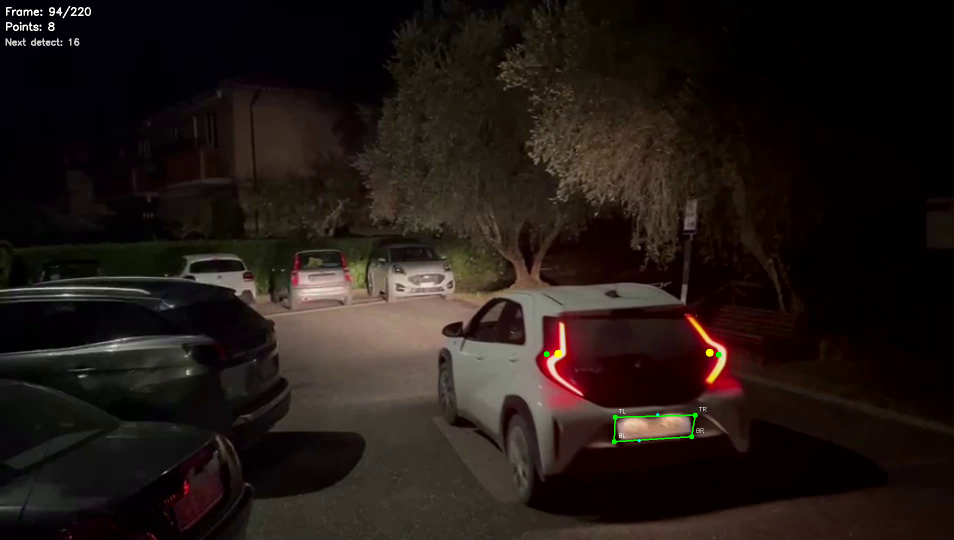
#> input picture frame 13 of data/videos/input/1_tracked.mp4, 1908 x 1080 px, given in place of video1.mp4, which was not available (shown at 1/2 size)
$ jupyter execute --allow-errors 02_tune_parameters_fixed.ipynb   (shell and % lines are left out)   (text cells are left out)
#> lines starting #> are read from the running program, lines starting #| are printed output that depends on the picture
[cell 1]
import sys
sys.path.insert(0, '..')

import cv2
import numpy as np
import matplotlib.pyplot as plt
from ipywidgets import interact, IntSlider
from pathlib import Path

[cell 2]
VIDEO_PATH = '../data/videos/input/video1.mp4'

cap = cv2.VideoCapture(VIDEO_PATH)
ret, frame = cap.read()
#> frame is the input picture: shape (1080, 1908, 3); mean B, G, R 20.8, 24.5, 33.2
cap.release()

if ret:
    print(f"Frame caricato: {frame.shape}")
#| Frame caricato: (1080, 1908, 3)
    hsv_frame = cv2.cvtColor(frame, cv2.COLOR_BGR2HSV)
#> hsv_frame: shape (1080, 1908, 3); mean H, S, V 39.3, 145.7, 34
else:
    print("Errore caricamento")

[cell 3]
fig, axes = plt.subplots(2, 2, figsize=(14, 10))

axes[0, 0].imshow(cv2.cvtColor(frame, cv2.COLOR_BGR2RGB))
axes[0, 0].set_title('Originale (RGB)')
axes[0, 0].axis('off')

axes[0, 1].imshow(hsv_frame[:,:,0], cmap='hsv')
axes[0, 1].set_title('Hue (H)')
axes[0, 1].axis('off')

axes[1, 0].imshow(hsv_frame[:,:,1], cmap='gray')
axes[1, 0].set_title('Saturation (S)')
axes[1, 0].axis('off')

axes[1, 1].imshow(hsv_frame[:,:,2], cmap='gray')
axes[1, 1].set_title('Value (V)')
axes[1, 1].axis('off')

plt.tight_layout()
plt.show()
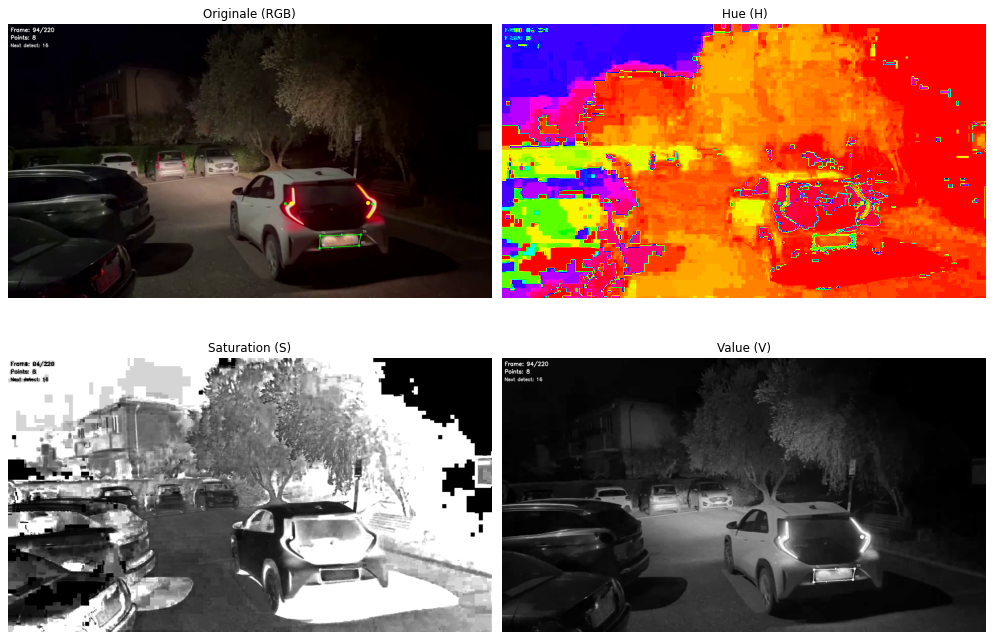
#> figure drawn by matplotlib, 4 panels

print("\nStatistiche HSV:")
print(f"  H range: [{hsv_frame[:,:,0].min()}, {hsv_frame[:,:,0].max()}]")
#|   H range: [0, 179]
print(f"  S range: [{hsv_frame[:,:,1].min()}, {hsv_frame[:,:,1].max()}]")
#|   S range: [0, 255]
print(f"  V range: [{hsv_frame[:,:,2].min()}, {hsv_frame[:,:,2].max()}]")
#|   V range: [0, 255]


$ run again, starting later in the video
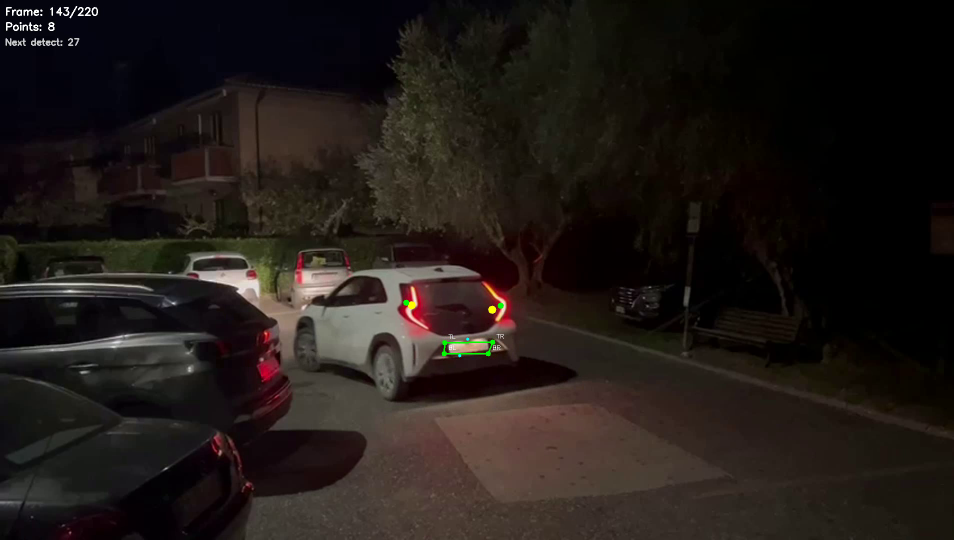
#> input picture frame 62 of data/videos/input/1_tracked.mp4, 1908 x 1080 px, given in place of video1.mp4, which was not available (shown at 1/2 size)
#> frame is the input picture: shape (1080, 1908, 3); mean B, G, R 23, 26.4, 33
#| Frame caricato: (1080, 1908, 3)
#> hsv_frame: shape (1080, 1908, 3); mean H, S, V 42.4, 115.6, 34.1
#> `plt.show()`:
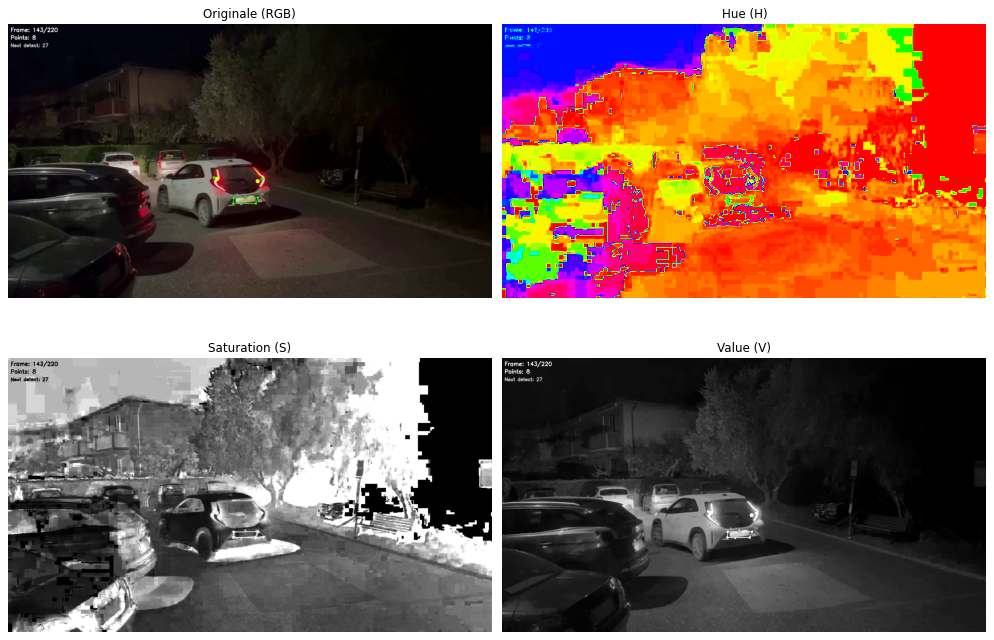
#> figure drawn by matplotlib, 4 panels
#|   H range: [0, 179]
#|   S range: [0, 255]
#|   V range: [0, 255]

$ run again, starting later in the video
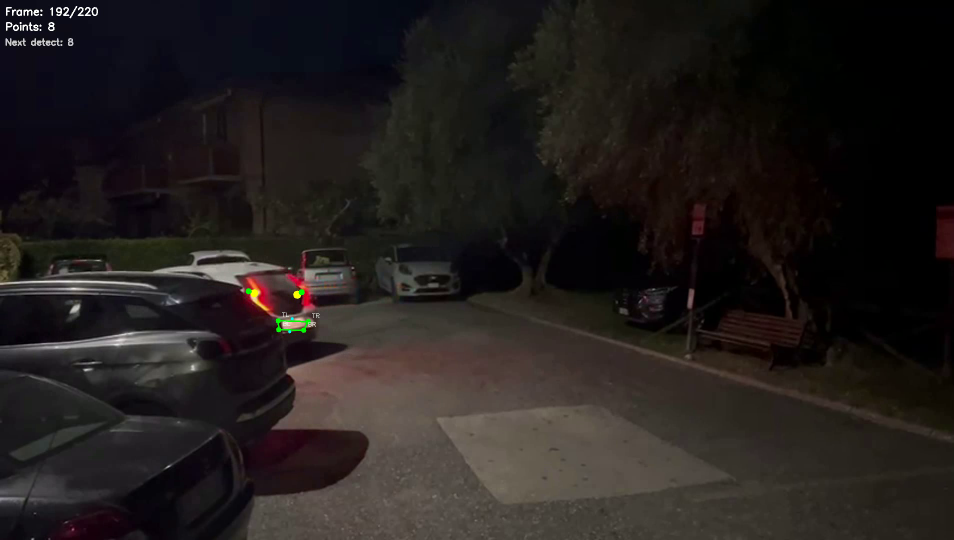
#> input picture frame 111 of data/videos/input/1_tracked.mp4, 1908 x 1080 px, given in place of video1.mp4, which was not available (shown at 1/2 size)
#> frame is the input picture: shape (1080, 1908, 3); mean B, G, R 28.7, 30.1, 34.8
#| Frame caricato: (1080, 1908, 3)
#> hsv_frame: shape (1080, 1908, 3); mean H, S, V 55.7, 88.2, 36.4
#> `plt.show()`:
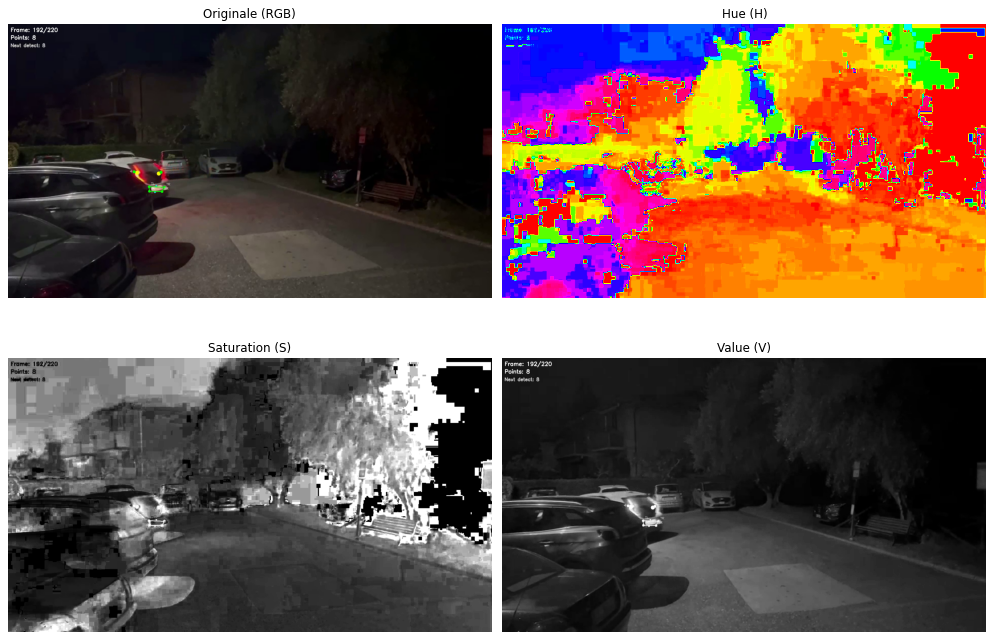
#> figure drawn by matplotlib, 4 panels
#|   H range: [0, 179]
#|   S range: [0, 255]
#|   V range: [0, 255]
